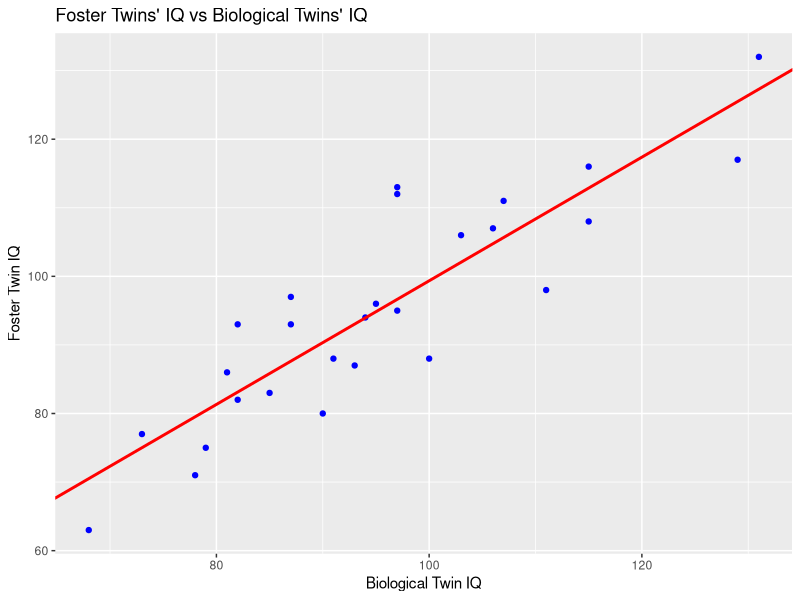
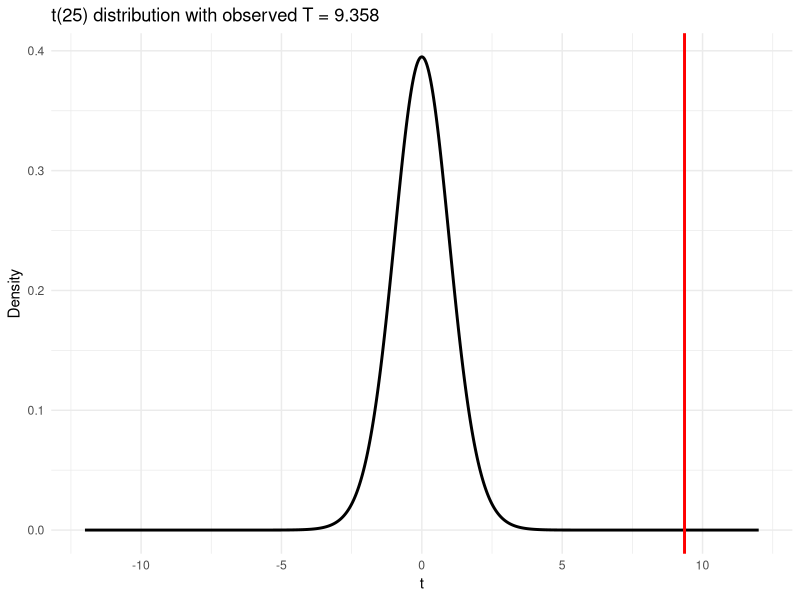

These charts were generated, in order, by the following R code:
# ---- 0. Setup and load libraries, if any ----

# Set the working directory
if(!require("rstudioapi")) install.packages("rstudioapi")
setwd(dirname(getSourceEditorContext()$path))

# Load libraries
library(ggplot2)

# ---- 1. Use lm to summarize the linear regression on the twins data

twins <- read.table("twins.txt", header = T, sep = "\t")

# fit the simple linear regression
fit <- lm(fosterIQ ~ bioIQ, data = twins)

# ---- 2. Visualize the data and the fitted regression line

b0 = coef(fit)[1]
b1 = coef(fit)[2]

p1 = ggplot(twins, aes(x = bioIQ, y = fosterIQ)) +
  geom_point(color = "blue") +
  geom_abline(slope = b1, intercept = b0, color = "red", size = 1) +
  labs(title = "Foster Twins' IQ vs Biological Twins' IQ",
       x = "Biological Twin IQ",
       y = "Foster Twin IQ")
print(p1) 

# ---- 3. Display the summary output
summary_twins <- summary(fit)
print(summary_twins)

# -----------------------------------------------------------------
# ---- 4. Re-calculate the p-value and compare to the summary

SE_b1 <- summary_twins$coefficients[2,2]
dof_b1 <- summary_twins$df[2]

T = b1/SE_b1
print(T)

pval = 2*(1-pt(abs(T),dof_b1))
print(pval)

# ---- 5. Compute one-sided hypothesis tests
# for a positive slope (b1>0, probability in the upper tail):
pval_onesided_positive = 1 - pt(T,dof_b1)

# for a negative slope (b1<0, probability in the lower tail):
pval_onesided_negative = pt(T,dof_b1)

# Plot the T distribution and the observed T
x <- seq(-12, 12, length.out = 1000)
y <- dt(x, df = dof_b1)
df_t <- data.frame(x = x, y = y)

p2 <- ggplot(df_t, aes(x = x, y = y)) +
  geom_line(color = "black", linewidth = 1) +
  geom_vline(xintercept = T, color = "red", linewidth = 1) +
  labs(title = paste0("t(", dof_b1, ") distribution with observed T = ", round(T, 3)),
       x = "t", y = "Density") +
  theme_minimal()
print(p2)
